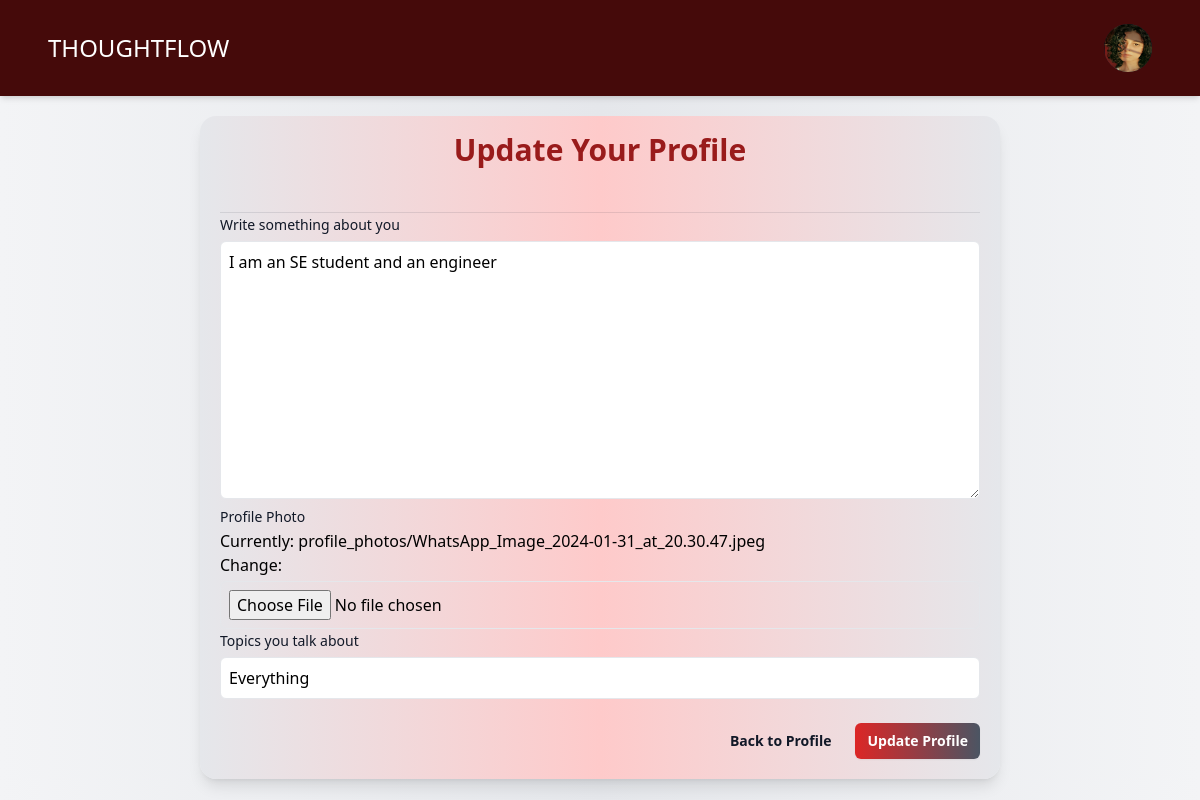
Before: /auth/update_profile/manal/1/ (signed in) with the older database file.
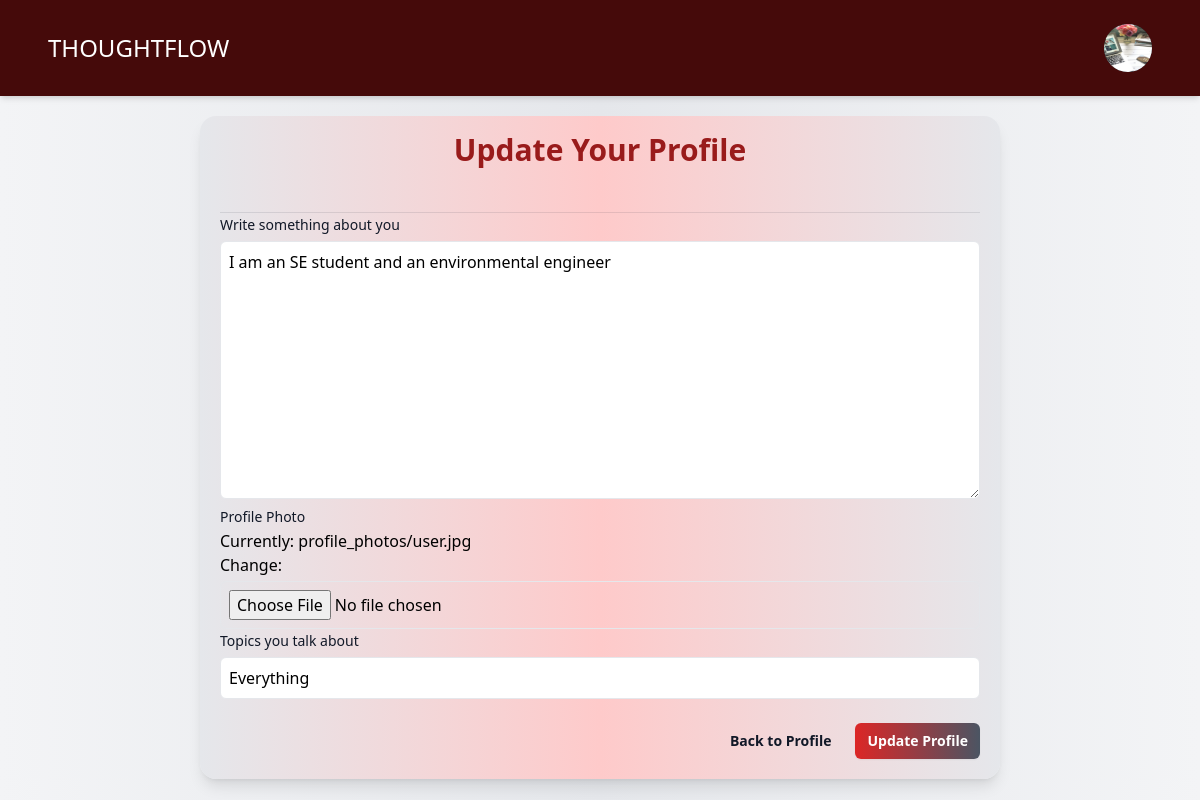
After: the same page with the newer database file.
### profiles/models.py (models this page shows, shortened)
class Userprofile(models.Model):
    person = models.OneToOneField(User, on_delete=models.CASCADE, related_name='user_profile')
    about = models.TextField()
    talks_about = models.CharField(max_length=250, default='anything')
    avatar = models.ImageField(upload_to='profile_photos', default='user.jpg')

### profiles/views.py (the view)
# urls.py: path('update_profile/<str:username>/<str:id>/', views.update_profile,
@login_required(login_url='login')
def update_profile(request, username, id):
    user = get_object_or_404(User, username=username, id=id)
    profile = get_object_or_404(Userprofile, person=user)
    if request.method == 'POST':
        form = UserPForm(request.POST, request.FILES, instance=profile)
        if form.is_valid():
            form.save()
            return redirect('profile', username=user.username, id=user.id)
    else:
        form = UserPForm(instance=profile)
    return render(request, 'update_profile.html', {
        'form': form,
        'profile': profile,
    })

### profiles/forms.py
class UserPForm(ModelForm):
    def __init__(self, *args, **kwargs):
        super().__init__(*args, **kwargs)
        self._update_field_attributes()
    def _update_field_attributes(self):
        field_classes = {
            'about': 'mt-1 p-2 border w-full rounded-md focus:outline-none focus:ring-emerald-400 focus:border-emerald-300',
            'avatar': 'mt-1 p-2 border w-full rounded-md focus:outline-none focus:ring-emerald-400 focus:border-emerald-300',
            'talks_about': 'mt-1 p-2 border w-full rounded-md focus:outline-none focus:ring-emerald-400 focus:border-emerald-300',
        }
        for field_name, css_class in field_classes.items():
            self.fields[field_name].widget.attrs.update({'class': css_class})
    class Meta:
        model = Userprofile
        fields = ['about', 'avatar', 'talks_about']
        labels = {
            'about': 'Write something about you',
            'avatar': 'Profile Photo',
            'talks_about': 'Topics you talk about'
        }

### profiles/templates/update_profile.html (shortened to what this page needs)
{% load static %}
<!DOCTYPE html>
<html lang="en">
  <head>
    <link rel="stylesheet" href="{% static 'profiles.css' %}" />
  </head>
  <body class="bg-gradient-to-r from-gray-100 via-gray-200 to-gray-100">
    <nav class="bg-red-950 shadow-md p-4">
      <div class="mx-auto max-w-7xl px-4 sm:px-6 lg:px-8">
        <div class="flex h-16 items-center justify-between">
          <div class="flex items-center">
            <div class="flex-shrink-0">
              <a class="text-2xl text-white" href="{% url 'home' %}">THOUGHTFLOW</a>
            </div>
          </div>
          <div class="hidden md:block">
            <div class="ml-4 flex items-center md:ml-6">
              <div class="relative ml-3">
                <div>
                  <button
                    type="button"
                    class="relative flex max-w-xs items-center rounded-full bg-gray-800 text-sm focus:outline-none focus:ring-2 focus:ring-white focus:ring-offset-2 focus:ring-offset-gray-800"
                    id="user-menu-button"
                    aria-expanded="false"
                    aria-haspopup="true"
                  >
                    <span class="absolute -inset-1.5"></span>
                    {% if profile.avatar %}
                    <img class="h-12 w-12 rounded-full" src="{{ profile.avatar.url }}" alt="User Profile Picture">
                    {% else %}
                    <img class="h-12 w-12 rounded-full" src="{% static 'user.jpg' %}" alt="User Profile Picture">
                    {% endif %}
                  </button>
                </div>
              </div>
            </div>
          </div>
        </div>
      </div>
    </nav>
<form
  class="w-full md:w-4/6 mt-5 mx-auto shadow-lg p-5 rounded-2xl bg-gradient-to-r from-gray-200 via-red-200 to-gray-200 transition-transform duration-500 hover:scale-105"
  method="post"
  enctype="multipart/form-data"
>
  <div class="space-y-12">
    <div class="border-b border-gray-900/10 pb-12">
      <h2
        class="text-3xl text-center font-semibold leading-7 text-red-800"
      >
        Update Your Profile
      </h2>
    </div>
  </div>
  {% for field in form %}
  <label
    for="{{ field.label }}"
    class="block text-sm font-medium leading-6 text-gray-900"
    >{{ field.label }}</label
  >
  {{ field }}
  {% endfor %}
  <div class="mt-6 flex items-center justify-end gap-x-6">
    <a
      href="{{ request.META.HTTP_REFERER }}"
      class="text-sm font-semibold leading-6 text-gray-900 transition-colors duration-300 hover:text-red-600"
    >
      Back to Profile
    </a>
    <button
      type="submit"
      class="rounded-md bg-gradient-to-r from-red-600 to-gray-600 px-3 py-2 text-sm font-semibold text-white shadow-sm transition-colors duration-300 hover:from-red-500 hover:to-gray-500 focus-visible:outline focus-visible:outline-2 focus-visible:outline-offset-2 focus-visible:outline-indigo-600"
    >
      Update Profile
    </button>
  </div>
</form>
  </body>
</html>

Changed rows visible on the page:
changed Userprofile "Everything": avatar: picture removed, a placeholder shows; about "I am an SE student and an engineer" → "I am an SE student and an environmental engineer"
Other visible differences:
text no longer shown: "Currently: profile_photos/WhatsApp_Image_2024-01-31_at_20.30.47.jpeg Change:"
text now shown: "Currently: profile_photos/user.jpg Change:"
